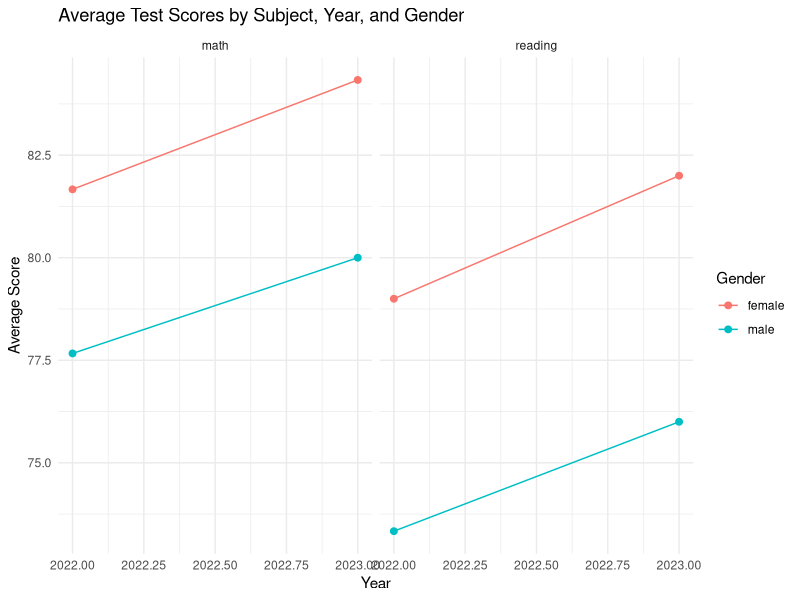

Source code (R):
## ---- chunk 1
library(tidyverse)
knitr::opts_chunk$set(echo = TRUE, warning = FALSE, message = FALSE)
## ---- chunk 2
tidy_example <- tribble(
  ~country,     ~year, ~cases, ~population,
  "Afghanistan", 2000,    745,    20000000,
  "Afghanistan", 2001,   2666,    20595360,
  "Brazil",      2000,  37737,   172006362,
  "Brazil",      2001,  80488,   174504898,
  "China",       2000, 212258,  1280428583,
  "China",       2001, 213766,  1272915272
)

tidy_example
## ---- chunk 3
messy_wide <- tribble(
  ~country,      ~`2000`, ~`2001`, ~`2002`,
  "Afghanistan",     745,    2666,    2900,
  "Brazil",        37737,   80488,   90125,
  "China",        212258,  213766,  220000
)

messy_wide
## ---- chunk 4
messy_combined <- tribble(
  ~country,     ~year, ~rate,
  "Afghanistan", 2000, "745/20000000",
  "Afghanistan", 2001, "2666/20595360",
  "Brazil",      2000, "37737/172006362",
  "Brazil",      2001, "80488/174504898"
)

messy_combined
## ---- chunk 5
messy_both <- tribble(
  ~country,     ~year, ~type,    ~count,
  "Afghanistan", 2000, "cases",       745,
  "Afghanistan", 2000, "population",  20000000,
  "Afghanistan", 2001, "cases",       2666,
  "Afghanistan", 2001, "population",  20595360,
  "Brazil",      2000, "cases",       37737,
  "Brazil",      2000, "population",  172006362
)

messy_both
## ---- chunk 6
messy_wide
## ---- chunk 7
messy_wide %>%
  pivot_longer(
    cols = `2000`:`2002`,
    names_to = "year",
    values_to = "cases"
  )
## ---- chunk 8
messy_wide %>%
  pivot_longer(
    cols = `2000`:`2002`,
    names_to = "year",
    values_to = "cases",
    names_transform = list(year = as.integer)
  )
## ---- chunk 9
student_scores <- tribble(
  ~student, ~math_midterm, ~math_final, ~english_midterm, ~english_final,
  "Alice",            88,          92,               78,             85,
  "Bob",              76,          81,               90,             88,
  "Carol",            95,          97,               82,             91
)

student_scores
## ---- chunk 10
student_scores %>%
  pivot_longer(
    cols = starts_with("math"),
    names_to = "math_exam",
    values_to = "math_score"
  )
## ---- chunk 11
student_scores %>%
  pivot_longer(
    cols = -student,
    names_to = "exam",
    values_to = "score"
  )
## ---- chunk 12
student_scores %>%
  pivot_longer(
    cols = matches("_final$"),
    names_to = "subject_final",
    values_to = "final_score"
  )
## ---- chunk 13
quarterly_revenue <- tribble(
  ~company, ~Q1_revenue, ~Q2_revenue, ~Q3_revenue, ~Q4_revenue,
  "Acme",          100,         120,         130,         150,
  "Beta",          200,         210,         250,         270
)

quarterly_revenue %>%
  pivot_longer(
    cols = -company,
    names_to = "quarter",
    values_to = "revenue",
    names_prefix = "Q"
  )
## ---- chunk 14
quarterly_revenue %>%
  pivot_longer(
    cols = -company,
    names_to = "quarter",
    values_to = "revenue",
    names_pattern = "Q(\\d)_revenue"
  )
## ---- chunk 15
sparse_data <- tribble(
  ~id, ~week1, ~week2, ~week3,
  "A",     10,     NA,     30,
  "B",     NA,     25,     35,
  "C",     15,     20,     NA
)

sparse_data %>%
  pivot_longer(
    cols = -id,
    names_to = "week",
    values_to = "measurement",
    values_drop_na = TRUE
  )
## ---- chunk 16
student_scores %>%
  pivot_longer(
    cols = -student,
    names_to = c("subject", "exam"),
    names_sep = "_",
    values_to = "score"
  )
## ---- chunk 17
messy_both
## ---- chunk 18
messy_both %>%
  pivot_wider(
    names_from = type,
    values_from = count
  )
## ---- chunk 19
weekly_sales <- tribble(
  ~store,   ~product,  ~sales,
  "North",  "Apples",     100,
  "North",  "Bananas",    150,
  "South",  "Apples",     200,
  "South",  "Cherries",    80,
  "East",   "Bananas",    120
)

weekly_sales %>%
  pivot_wider(
    names_from = product,
    values_from = sales,
    values_fill = 0
  )
## ---- chunk 20
enrollment <- tribble(
  ~department,  ~year, ~students,
  "Biology",     2020,       150,
  "Biology",     2021,       165,
  "Chemistry",   2020,       120,
  "Chemistry",   2021,       130,
  "Physics",     2020,        90,
  "Physics",     2021,       100
)

enrollment %>%
  pivot_wider(
    names_from = year,
    values_from = students,
    names_prefix = "year_"
  )
## ---- chunk 21
survey <- tribble(
  ~respondent, ~question,     ~answer,
  "R1",        "satisfaction", "High",
  "R1",        "recommend",    "Yes",
  "R2",        "satisfaction", "Medium",
  "R2",        "recommend",    "No",
  "R3",        "satisfaction", "High",
  "R3",        "recommend",    "Yes"
)

survey %>%
  pivot_wider(
    names_from = question,
    values_from = answer
  )
## ---- chunk 22
locations <- tribble(
  ~name,          ~city_state,
  "Alice",        "Portland_Oregon",
  "Bob",          "Austin_Texas",
  "Carol",        "Denver_Colorado",
  "David",        "Miami_Florida"
)

locations %>%
  separate(city_state, into = c("city", "state"), sep = "_")
## ---- chunk 23
dates_data <- tribble(
  ~event,     ~date,
  "Meeting",  "2024-01-15",
  "Workshop", "2024-03-22",
  "Summit",   "2024-07-10"
)

dates_data %>%
  separate(date, into = c("year", "month", "day"), sep = "-")
## ---- chunk 24
dates_data %>%
  separate(date, into = c("year", "month", "day"), sep = "-", convert = TRUE)
## ---- chunk 25
locations %>%
  separate_wider_delim(city_state, delim = "_", names = c("city", "state"))
## ---- chunk 26
product_codes <- tribble(
  ~code,
  "PRD001A",
  "PRD002B",
  "PRD003C"
)

product_codes %>%
  separate_wider_position(
    code,
    widths = c(category = 3, number = 3, grade = 1)
  )
## ---- chunk 27
people <- tribble(
  ~id, ~full_name,
  1,   "John-Michael-Smith",
  2,   "Jane-Doe",
  3,   "Alice-Beth-Carol-Davis"
)
## ---- chunk 28
people %>%
  separate(full_name, into = c("first", "middle", "last"), sep = "-",
           extra = "merge", fill = "left")
## ---- chunk 29
date_parts <- tribble(
  ~year, ~month, ~day,
  2024,      1,   15,
  2024,      3,   22,
  2024,      7,   10
)

date_parts %>%
  unite(col = "date", year, month, day, sep = "-")
## ---- chunk 30
date_parts %>%
  unite(col = "date", year, month, day, sep = "-", remove = FALSE)
## ---- chunk 31
addresses <- tribble(
  ~street,          ~city,      ~state, ~zip,
  "123 Main St",    "Portland", "OR",   "97201",
  "456 Oak Ave",    "Austin",   "TX",   "78701",
  "789 Pine Blvd",  "Denver",   "CO",   "80201"
)

addresses %>%
  unite(col = "full_address", street, city, state, zip, sep = ", ")
## ---- chunk 32
patient_data <- tribble(
  ~patient, ~blood_pressure, ~heart_rate, ~temperature,
  "P1",             120,           72,         98.6,
  "P2",              NA,           80,         99.1,
  "P3",             130,           NA,         98.2,
  "P4",             118,           68,           NA,
  "P5",             125,           75,         98.8
)

# Drop rows with NA in any column
patient_data %>%
  drop_na()
## ---- chunk 33
# Drop rows with NA only in blood_pressure
patient_data %>%
  drop_na(blood_pressure)
## ---- chunk 34
quarterly_reports <- tribble(
  ~year, ~quarter, ~revenue,
  2023,        1,    500,
  NA,          2,    520,
  NA,          3,    530,
  NA,          4,    610,
  2024,        1,    580,
  NA,          2,    600,
  NA,          3,    650,
  NA,          4,    700
)

quarterly_reports %>%
  fill(year)
## ---- chunk 35
quarterly_reports %>%
  fill(year, .direction = "up")
## ---- chunk 36
patient_data %>%
  replace_na(list(blood_pressure = 0, heart_rate = 0, temperature = 98.6))
## ---- chunk 37
experiment <- tribble(
  ~subject, ~treatment, ~outcome,
  "S1",     "A",            5.2,
  "S1",     "B",            6.1,
  "S2",     "A",            4.8,
  "S3",     "B",            7.0,
  "S3",     "A",            5.5
)

experiment
## ---- chunk 38
experiment %>%
  complete(subject, treatment)
## ---- chunk 39
experiment %>%
  complete(subject, treatment, fill = list(outcome = 0))
## ---- chunk 40
nested_data <- iris %>%
  as_tibble() %>%
  nest(data = -Species)

nested_data
## ---- chunk 41
# Look at the data for the first species
nested_data$data[[1]] %>% head()
## ---- chunk 42
nested_data %>%
  unnest(cols = data) %>%
  head(10)
## ---- chunk 43
nested_data %>%
  mutate(
    n_obs = map_int(data, nrow),
    mean_sepal_length = map_dbl(data, ~ mean(.x$Sepal.Length))
  )
## ---- chunk 44
messy_scores <- tribble(
  ~school,      ~`math_2022_male`, ~`math_2022_female`, ~`math_2023_male`, ~`math_2023_female`, ~`reading_2022_male`, ~`reading_2022_female`, ~`reading_2023_male`, ~`reading_2023_female`,
  "Lincoln",                   78,                  82,                80,                  85,                   72,                    80,                   75,                    83,
  "Washington",                85,                  88,                87,                  90,                   80,                    85,                   82,                    87,
  "Jefferson",                 70,                  75,                73,                  78,                   68,                    72,                   71,                    76
)

messy_scores
## ---- chunk 45
step1 <- messy_scores %>%
  pivot_longer(
    cols = -school,
    names_to = c("subject", "year", "gender"),
    names_sep = "_",
    values_to = "avg_score"
  )

step1
## ---- chunk 46
step2 <- step1 %>%
  mutate(year = as.integer(year))

step2
## ---- chunk 47
step3 <- step2 %>%
  arrange(school, subject, year, gender)

step3
## ---- chunk 48
tidy_scores <- messy_scores %>%
  pivot_longer(
    cols = -school,
    names_to = c("subject", "year", "gender"),
    names_sep = "_",
    values_to = "avg_score"
  ) %>%
  mutate(year = as.integer(year)) %>%
  arrange(school, subject, year, gender)

tidy_scores
## ---- chunk 49
tidy_scores %>%
  group_by(subject, year) %>%
  summarize(
    mean_score = mean(avg_score),
    .groups = "drop"
  )
## ---- chunk 50
tidy_scores %>%
  group_by(subject, year, gender) %>%
  summarize(mean_score = mean(avg_score), .groups = "drop") %>%
  ggplot(aes(x = year, y = mean_score, color = gender)) +
  geom_line() +
  geom_point(size = 2) +
  facet_wrap(~subject) +
  labs(
    title = "Average Test Scores by Subject, Year, and Gender",
    x = "Year",
    y = "Average Score",
    color = "Gender"
  ) +
  theme_minimal()
